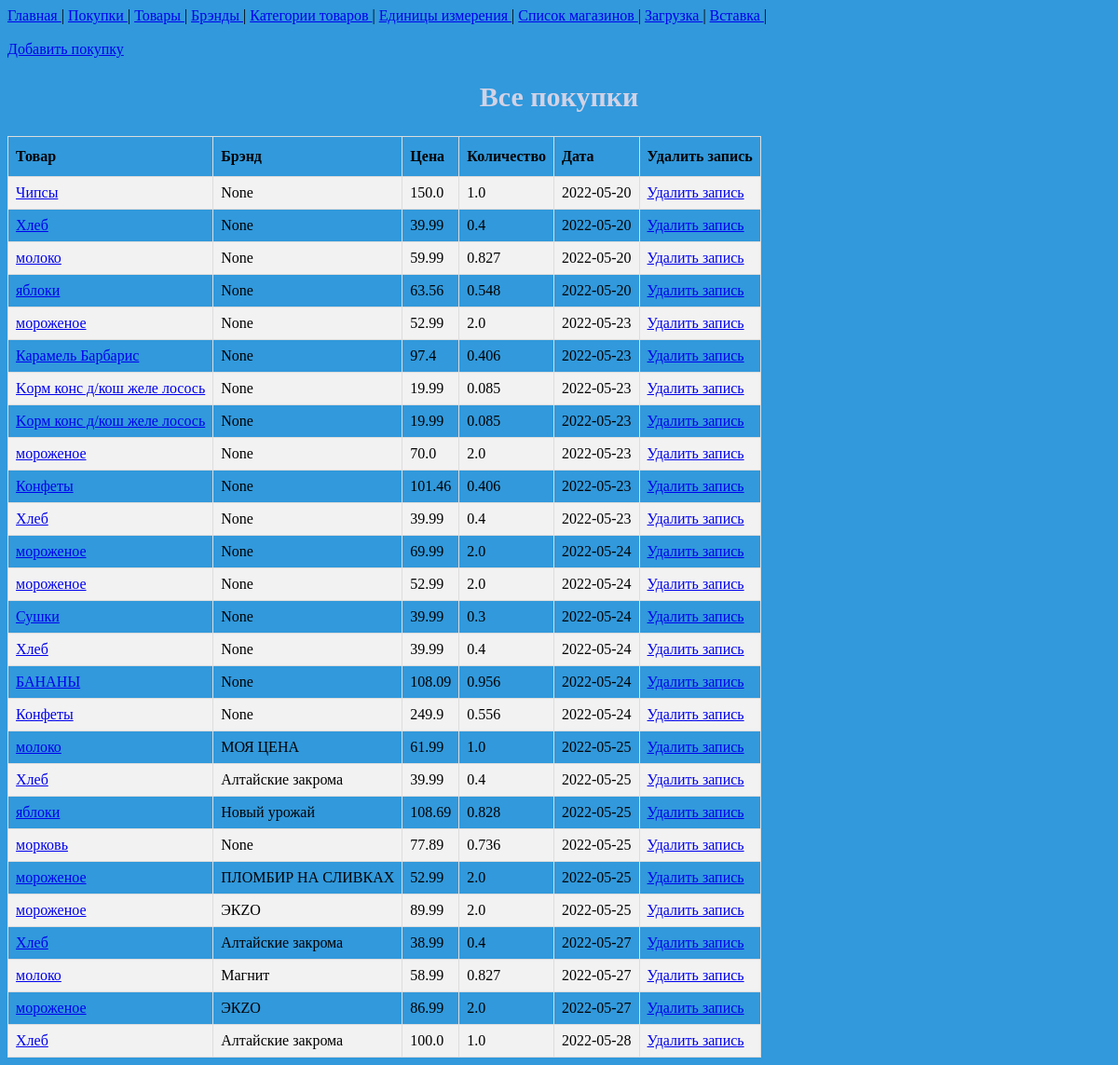
The page /buy/ on the database as committed earlier.
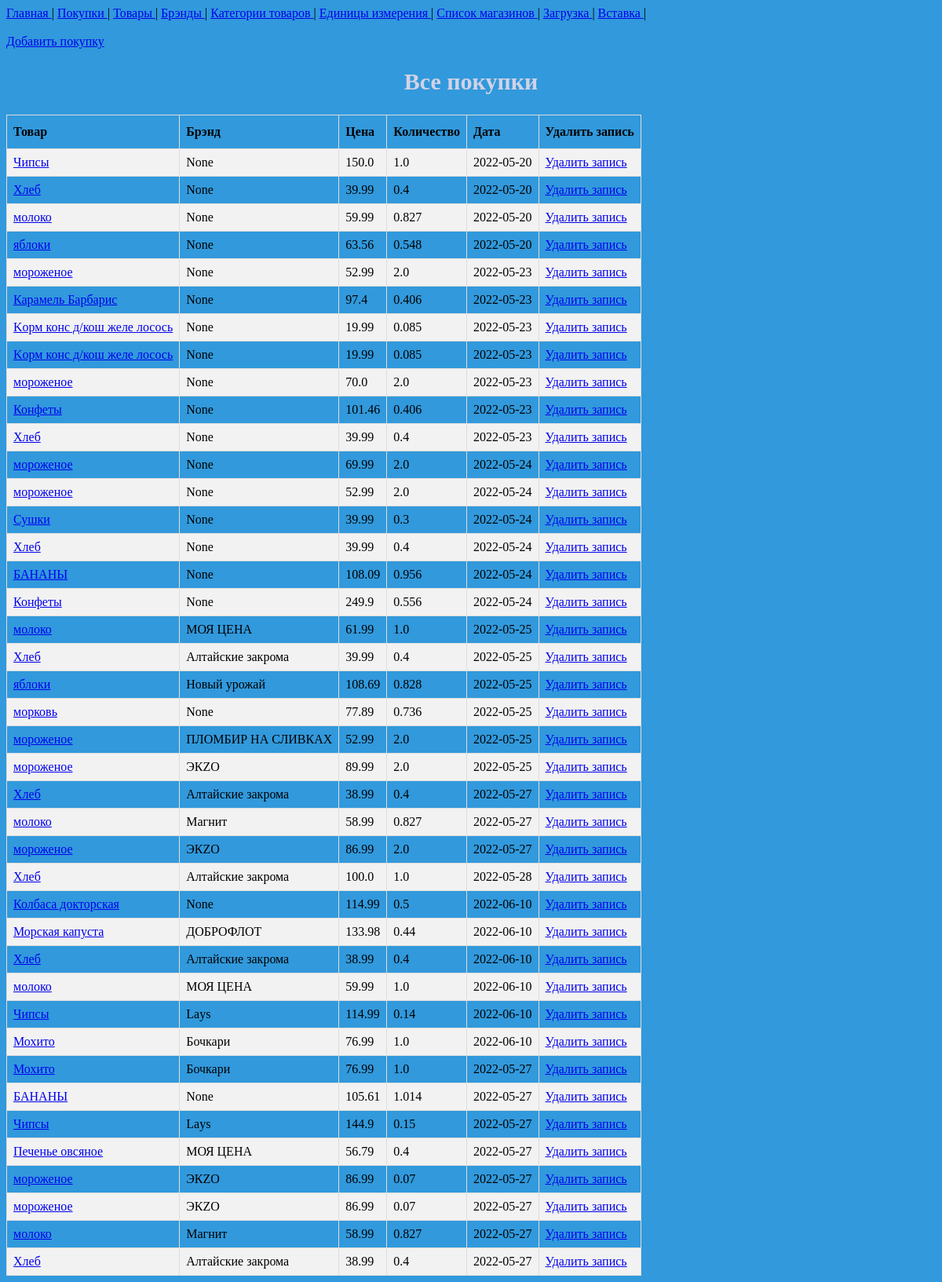
The same page on the database as committed later.
### buy/models.py (models this page shows, shortened)
class Buy(models.Model):
    product = models.ForeignKey(Product, on_delete=models.PROTECT)
    amount = models.FloatField(validators=[MinValueValidator(0), ])
    date = models.DateField()
    unit = models.ForeignKey(Unit, on_delete=models.PROTECT)
    magazine = models.ForeignKey(Magazine, models.PROTECT)
    price = models.FloatField(validators=[MinValueValidator(0), ])
    brand = models.ForeignKey(Brand, models.PROTECT, null=True, blank=True)
    def get_url(self):
        return reverse('update-buy', args=[self.id])
    def del_url(self):
        return reverse('del-buy', args=[self.id])

class Product(models.Model):
    name = models.CharField(max_length=100)
    category = models.ForeignKey(Category, models.PROTECT, null=True, blank=True)
    def __str__(self):
        return self.name

class Brand(models.Model):
    name = models.CharField(max_length=40)
    def __str__(self):
        return self.name

### buy/views.py (the view)
# urls.py: path('buy/', views.ListBuy.as_view(), name='list-buy'),
class ListBuy(ListView):
    template_name = 'buy/list_buy.html'
    model = Buy

### buy/templates/buy/list_buy.html (shortened to what this page needs)
{% extends 'buy/base.html' %}
{% block content %}
    {% include 'includes/navbar.html' %}
    <br>
    <a href=" {% url 'create-buy' %} " > Добавить покупку </a>
    <h2>Все покупки </h2>
    <table>
        <tr>
            <th>Товар</th>
            <th>Брэнд</th>
            <th>Цена</th>
            <th>Количество</th>
            <th>Дата</th>
            <th>Удалить запись</th>
        </tr>
        {% for buy in object_list %}
            <tr>
                <td> <a href="{{ buy.get_url }}"> {{ buy.product }} </a> </td>
                <td> {{ buy.brand }} </td>
                <td> {{ buy.price }} </td>
                <td> {{ buy.amount }} </td>
                <td> {{ buy.date|date:"Y-m-d" }} </td>
                <td> <a href=" {{ buy.del_url }} ">Удалить запись</a> </td>
            </tr>
        {% endfor %}
    </table>
{% endblock %}

### buy/templates/buy/base.html (shortened to what this page needs)
{% load static %}
<!DOCTYPE html>
<html lang="en">
<head>
    <link rel="stylesheet" href=" {% static 'css/base.css' %} ">
</head>
<body>
{% block content %}
{% endblock %}
</body>
</html>

### buy/templates/includes/navbar.html
<nav>
    <a href=" {% url 'index' %}"> Главная </a>|
    <a href="{% url 'list-buy' %}"> Покупки </a>|
    <a href="{% url 'list-product' %}"> Товары </a>|
    <a href="{% url 'list-brand' %}"> Брэнды </a>|
    <a href="{% url 'list-category' %}"> Категории товаров </a>|
    <a href="{% url 'list-unit' %}"> Единицы измерения </a>|
    <a href="{% url 'list-magazine' %}"> Список магазинов </a>|
    <a href="{% url 'load_buy' %}"> Загрузка </a>|
    <a href="{% url 'insert_buy' %}"> Вставка </a>|
</nav>

### static/css/base.css (style rules this page uses)
html { background-color: #3199dc; }
h2 { color: #d2d2e5; text-align: center; font-family: "Comic Sans MS", "Comic Sans", cursive; font-size: 30px; }
table { border-collapse: collapse; }
table td, table th { border: 1px solid #ddd; padding: 8px; }
table tr:nth-child(even) { background-color: #f2f2f2; }
table th { padding-top: 12px; padding-bottom: 12px; text-align: left; }

Rows that differ between the two databases and show on the page:
added Buy: product "Колбаса докторская", brand "None", price "114.99", amount "0.5", date "2022-06-10"
added Buy: product "Морская капуста", brand "ДОБРОФЛОТ", price "133.98", amount "0.44", date "2022-06-10"
added Buy: product "Хлеб", brand "Алтайские закрома", price "38.99", amount "0.4", date "2022-06-10"
added Buy: product "молоко", brand "МОЯ ЦЕНА", price "59.99", amount "1.0", date "2022-06-10"
added Buy: product "Чипсы", brand "Lays", price "114.99", amount "0.14", date "2022-06-10"
added Buy: product "Мохито", brand "Бочкари", price "76.99", amount "1.0", date "2022-06-10"
added Buy: product "Мохито", brand "Бочкари", price "76.99", amount "1.0", date "2022-05-27"
added Buy: product "БАНАНЫ", brand "None", price "105.61", amount "1.014", date "2022-05-27"
added Buy: product "Чипсы", brand "Lays", price "144.9", amount "0.15", date "2022-05-27"
added Buy: product "Печенье овсяное", brand "МОЯ ЦЕНА", price "56.79", amount "0.4", date "2022-05-27"
added Buy: product "мороженое", brand "ЭКZО", price "86.99", amount "0.07", date "2022-05-27"
added Buy: product "мороженое", brand "ЭКZО", price "86.99", amount "0.07", date "2022-05-27"
added Buy: product "молоко", brand "Магнит", price "58.99", amount "0.827", date "2022-05-27"
added Buy: product "Хлеб", brand "Алтайские закрома", price "38.99", amount "0.4", date "2022-05-27"
